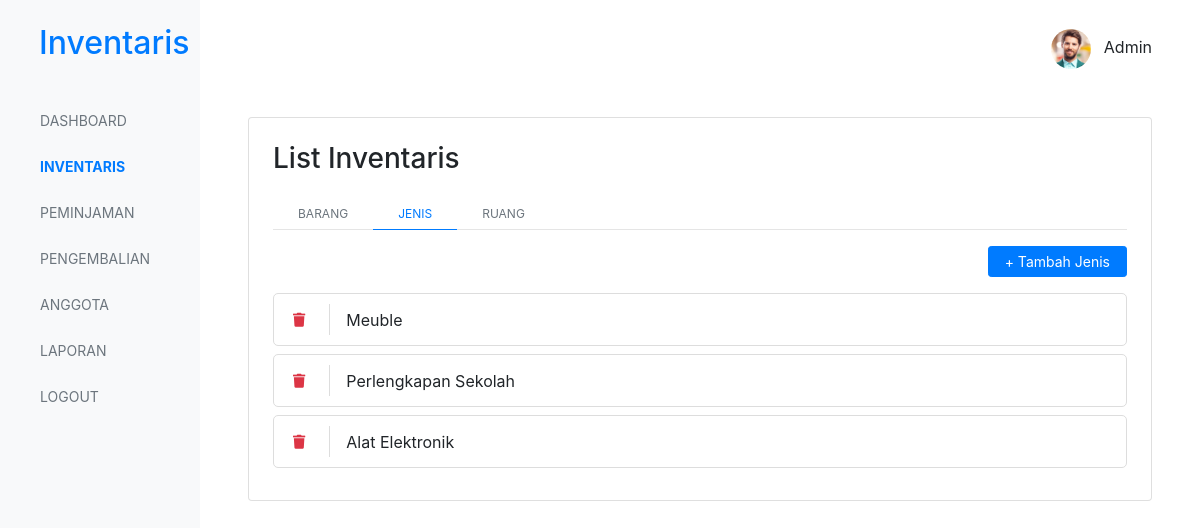
Screenshot of /jenis.php (signed in) with the database file from the repository.
### tables this page shows
CREATE TABLE `jenis` (
  `id_jenis` int(11) NOT NULL,
  `nama_jenis` text NOT NULL,
  `kode_jenis` varchar(25) NOT NULL,
  `keterangan` text NOT NULL
);

### class/Database.php (called while the page is built, shortened)
<?php
  class Database
  {
    protected $host   = DB_HOST,
              $user   = DB_USER,
              $pass   = DB_PASS,
              $dbname = DB_NAME;
    public $conn;
    public function __construct() {
      $this->conn = new mysqli($this->host, $this->user, $this->pass, $this->dbname);
    }
    public function fetchAll($query)
    {
      $data = [];
      while ($row = $query->fetch_assoc()) {
        $data[] = $row;
      }
      return $data;
    }
    public function getAll($table)
    {
      $sql = "SELECT * FROM $table";
      $query = $this->conn->query($sql);
      $result = $this->fetchAll($query);
      return $result;
    }
  }

### init.php (called while the page is built, shortened)
<?php
  $db = new Database();
?>

### jenis.php (the view, shortened to what this page needs)
<?php
  require_once 'init.php';
  require_once '_templates/header.php';
  $data = $db->getAll('jenis');
?>
<div class="card p-4">
  <h3>List Inventaris</h3>
  <ul class="tab-container mt-3 d-flex">
    <li class="tab-item"><a href="<?= BASE_URL; ?>/inventaris.php" class="tab-link">Barang</a></li>
    <li class="tab-item"><a href="<?= BASE_URL; ?>/jenis.php" class="tab-link active">Jenis</a></li>
    <li class="tab-item"><a href="<?= BASE_URL; ?>/ruang.php" class="tab-link">Ruang</a></li>
  </ul>
  <hr style="margin-top: -11px;">
  <?php if ($_SESSION['user']['id_level'] == 1) : ?>
  <div class="d-flex">
    <a href="<?= BASE_URL; ?>/jenis.tambah.php" class="btn btn-primary btn btn-sm btn-round d-inline-block mb-3 ml-auto px-3">+ Tambah Jenis</a>
  </div>
  <?php endif; ?>
  <?php if ($data) : ?>
  <div class="list-container">
    <?php foreach ($data as $key => $row) : ?>
    <div class="d-flex list-item-container mb-2">
      <div class="list-item-toolbox">
        <a onclick=" return confirm('Apakah anda yakin ingin menghapus datanya ?')" href="<?= BASE_URL; ?>/jenis.delete.php?id=<?= $row['id_jenis'] ?>" class="btn btn-sm text-danger"><i class="fas fa-trash"></i></a>
      </div>
      <div class="col pl-3 pt-1">
        <p class="mb-0"><?= $row['nama_jenis'] ?></p>
      </div>
    </div>
    <?php endforeach; ?>
  </div>
  <?php else : ?>
    <em class="text-center">Tidak ada data jenis !</em>
  <?php endif; ?>
</div>
<?php require_once '_templates/footer.php'; ?>

### assets/css/main.css (style rules this page uses)
a { text-decoration: none !important; }
.tab-container { position: relative; list-style: none; margin-left: -40px; }
.tab-container .tab-item { display: inline-block; }
.tab-container .tab-item a { color: var(--secondary); font-size: 12px; text-transform: uppercase; padding: 8px 25px; }
.tab-container .tab-item a.active { color: var(--primary); border-bottom: 1px solid var(--primary); }
.list-item-container { padding: 10px; border: 1px solid #ddd; border-radius: 5px; }
.list-item-toolbox { padding-right: 15px; border-right: 1px solid #ddd; }

### rows the page displays
jenis: nama_jenis "Meuble"
jenis: nama_jenis "Perlengkapan Sekolah"
jenis: nama_jenis "Alat Elektronik"

### other values shown
$_SESSION['user']['nama_petugas'] "Admin"
